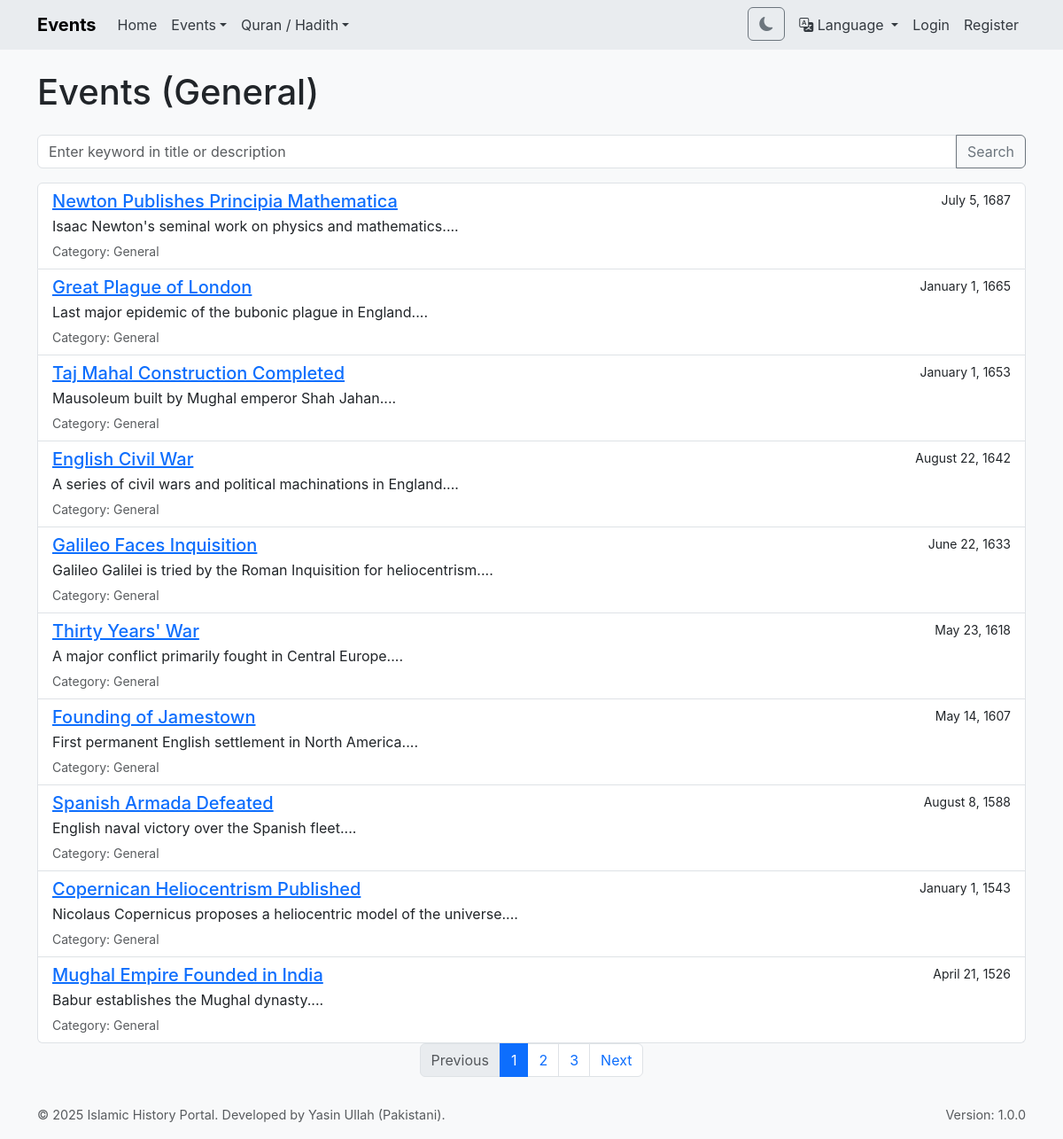
Page /index.php?page=events&category=general on the committed database.
### tables this page shows
CREATE TABLE events (
        id INTEGER PRIMARY KEY AUTOINCREMENT,
        title_en TEXT NOT NULL,
        title_ur TEXT NOT NULL,
        description_en TEXT,
        description_ur TEXT,
        event_date DATE NOT NULL,
        category TEXT NOT NULL, -- 'islamic', 'general'
        latitude REAL,
        longitude REAL,
        user_id INTEGER NOT NULL,
        status TEXT NOT NULL DEFAULT 'pending', -- 'pending', 'approved', 'rejected'
        created_at DATETIME DEFAULT CURRENT_TIMESTAMP,
        approved_by INTEGER,
        approved_at DATETIME,
        FOREIGN KEY (user_id) REFERENCES users(id),
        FOREIGN KEY (approved_by) REFERENCES users(id)
    );

### index.php (the view, shortened to what this page needs)
<?php
$db = null;
$current_user = null;
$current_lang = 'en';
function getDB() {
    global $db;
    if ($db === null) {
        try {
            $db = new PDO('sqlite:' . DB_FILE);
            $db->setAttribute(PDO::ATTR_ERRMODE, PDO::ERRMODE_EXCEPTION);
            $db->setAttribute(PDO::ATTR_DEFAULT_FETCH_MODE, PDO::FETCH_ASSOC);
            $db->exec('PRAGMA foreign_keys = ON;');
        } catch (PDOException $e) {
            error_log("Database Connection Error: " . $e->getMessage());
            die("Database connection failed. Please check server logs or contact the administrator.");
        }
    }
    return $db;
}
?>
<?php
function translate($key, ...$args) {
    global $translations, $current_lang;
    $lang_to_use = $current_lang;
    $text = $translations[$lang_to_use][$key];
    return $text;
}
function t($key, ...$args) {
    return translate($key, ...$args);
}
function sanitize_input($data) {
    return htmlspecialchars(trim($data), ENT_QUOTES, 'UTF-8');
}
function isLoggedIn() {
    return isset($_SESSION['user_id']);
}
function getCurrentUser() {
    global $current_user;
    return $current_user;
}
function userHasRole($role) {
    return false;
}
function isAdmin() { return userHasRole('admin'); }
function isUlama() { return userHasRole('ulama'); }
function getPagination($total_items, $current_page, $base_url, $items_per_page = ITEMS_PER_PAGE) {
    $total_pages = ceil($total_items / $items_per_page);
    $pagination_html = '';
    if ($total_pages > 1) {
        $pagination_html .= '<nav aria-label="Page navigation"><ul class="pagination justify-content-center">';
        if ($current_page > 1) {
            $pagination_html .= '<li class="page-item"><a class="page-link" href="' . $base_url . '&p=' . ($current_page - 1) . '">Previous</a></li>';
        } else {
            $pagination_html .= '<li class="page-item disabled"><span class="page-link">Previous</span></li>';
        }
        for ($i = 1; $i <= $total_pages; $i++) {
            if ($i == $current_page) {
                $pagination_html .= '<li class="page-item active" aria-current="page"><span class="page-link">' . $i . '</span></li>';
            } else {
                $pagination_html .= '<li class="page-item"><a class="page-link" href="' . $base_url . '&p=' . $i . '">' . $i . '</a></li>';
            }
        }
        if ($current_page < $total_pages) {
            $pagination_html .= '<li class="page-item"><a class="page-link" href="' . $base_url . '&p=' . ($current_page + 1) . '">Next</a></li>';
        } else {
            $pagination_html .= '<li class="page-item disabled"><span class="page-link">Next</span></li>';
        }
        $pagination_html .= '</ul></nav>';
    }
    return $pagination_html;
}
function format_date_for_display($date_string) {
    try {
        $date = new DateTime($date_string);
        return $date->format('F j, Y');
    } catch (Exception $e) {
        return $date_string;
    }
}
$current_user = getCurrentUser();
function render_header($page_title) {
    global $current_lang, $current_user;
    $theme_class = isset($_COOKIE['theme']) && $_COOKIE['theme'] === 'dark' ? 'dark-mode' : 'light-mode';
    $html_attrs = 'lang="' . $current_lang . '"';
    $t_toggle_navigation = t('toggle_navigation');
    $t_home = t('home');
    $t_events = t('events');
    $t_islamic_events = t('islamic_events');
    $t_general_events = t('general_events');
    $t_all_events = t('all_events');
    $t_timeline = t('timeline');
    $t_map_view = t('map_view');
    $t_quran = t('quran');
    $t_hadith = t('hadith');
    $t_search_quran = t('search_quran');
    $t_search_hadith = t('search_hadith');
    $t_language = t('language');
    $t_english = t('english');
    $t_urdu = t('urdu');
    $t_profile_text = t('profile');
    $t_admin_panel_text = t('admin_panel');
    $t_logout_text = t('logout');
    $t_login_text = t('login');
    $t_register_text = t('register');
    $t_toggle_theme = t('toggle_theme');
    $t_unknown_user = t('unknown_user');
    $pq_lang_en = preserve_query_string('lang');
    $pq_lang_ur = preserve_query_string('lang');
    $add_event_link_html = '';
    $add_hadith_link_html = '';
    $bookmarks_link_html = '';
    $user_menu_html = '';
    if (isLoggedIn()) {
        $username_display = (isset($current_user) && is_array($current_user) && isset($current_user['username'])) ? sanitize_input($current_user['username']) : $t_unknown_user;
        $admin_panel_link_html = '';
        if (isAdmin() || isUlama()) {
            $admin_panel_link_html = '<li><a class="dropdown-item" href="index.php?page=admin_dashboard">' . $t_admin_panel_text . '</a></li>';
        }
        $user_menu_html = '
            <li class="nav-item dropdown">
                <a class="nav-link dropdown-toggle" href="#" id="userDropdown" role="button" data-bs-toggle="dropdown" aria-expanded="false">
                    <i class="bi bi-person-circle"></i> ' . $username_display . '
                </a>
                <ul class="dropdown-menu dropdown-menu-end" aria-labelledby="userDropdown">
                    <li><a class="dropdown-item" href="index.php?page=profile">' . $t_profile_text . '</a></li>
                    ' . $admin_panel_link_html . '
                    <li><hr class="dropdown-divider"></li>
                    <li><a class="dropdown-item" href="index.php?action=logout">' . $t_logout_text . '</a></li>
                </ul>
            </li>';
    } else {
        $user_menu_html = '
            <li class="nav-item"><a class="nav-link" href="index.php?page=login">' . $t_login_text . '</a></li>
            <li class="nav-item"><a class="nav-link" href="index.php?page=register">' . $t_register_text . '</a></li>';
    }
echo <<<HTML
<!DOCTYPE html>
<html {$html_attrs}>
<head>
    <title>{$page_title} - Yasin Islamic History Portal</title>
    <link href="https://cdn.jsdelivr.net/npm/bootstrap@5.3.2/dist/css/bootstrap.min.css" rel="stylesheet">
    <link rel="stylesheet" href="https://cdn.jsdelivr.net/npm/bootstrap-icons@1.11.3/font/bootstrap-icons.min.css">
    <link rel="stylesheet" href="https://unpkg.com/leaflet@1.9.4/dist/leaflet.css" />
</head>
<body class="{$theme_class}">
    <nav class="navbar navbar-expand-lg navbar-light bg-light mb-4">
        <div class="container">
            <a class="navbar-brand" href="index.php">{$page_title}</a>
            <button class="navbar-toggler" type="button" data-bs-toggle="collapse" data-bs-target="#navbarNav" aria-controls="navbarNav" aria-expanded="false" aria-label="{$t_toggle_navigation}">
            </button>
            <div class="collapse navbar-collapse" id="navbarNav">
                <ul class="navbar-nav me-auto mb-2 mb-lg-0">
                    <li class="nav-item"><a class="nav-link" href="index.php">{$t_home}</a></li>
                    <li class="nav-item dropdown">
                        <a class="nav-link dropdown-toggle" href="#" id="eventsDropdown" role="button" data-bs-toggle="dropdown" aria-expanded="false">{$t_events}</a>
                            <li><a class="dropdown-item" href="index.php?page=events&category=islamic">{$t_islamic_events}</a></li>
                            <li><a class="dropdown-item" href="index.php?page=events&category=general">{$t_general_events}</a></li>
                            <li><a class="dropdown-item" href="index.php?page=events">{$t_all_events}</a></li>
                            <li><a class="dropdown-item" href="index.php?page=timeline">{$t_timeline}</a></li>
                            <li><a class="dropdown-item" href="index.php?page=map_view">{$t_map_view}</a></li>
                            {$add_event_link_html}
                    </li>
                    <li class="nav-item dropdown">
                        <a class="nav-link dropdown-toggle" href="#" id="quranHadithDropdown" role="button" data-bs-toggle="dropdown" aria-expanded="false">{$t_quran} / {$t_hadith}</a>
                            <li><a class="dropdown-item" href="index.php?page=quran_search">{$t_search_quran}</a></li>
                            <li><a class="dropdown-item" href="index.php?page=hadith">{$t_search_hadith}</a></li>
                            {$add_hadith_link_html}
                    </li>
                    {$bookmarks_link_html}
                </ul>
                <ul class="navbar-nav ms-auto mb-2 mb-lg-0">
                    <li class="nav-item">
                        <button id="themeToggle" class="btn btn-outline-secondary me-2" title="{$t_toggle_theme}" aria-label="{$t_toggle_theme}">
                            <i class="bi bi-sun-fill light-mode-icon"></i><i class="bi bi-moon-fill dark-mode-icon"></i>
                        </button>
                    </li>
                    <li class="nav-item dropdown">
                        <a class="nav-link dropdown-toggle" href="#" id="languageDropdown" role="button" data-bs-toggle="dropdown" aria-expanded="false">
                            <i class="bi bi-translate"></i> {$t_language}
                        </a>
                            <li><a class="dropdown-item" href="?lang=en{$pq_lang_en}">{$t_english}</a></li>
                            <li><a class="dropdown-item" href="?lang=ur{$pq_lang_ur}">{$t_urdu}</a></li>
                    </li>
                    {$user_menu_html}
                </ul>
            </div>
        </div>
    </nav>
    <div class="container">
HTML;
}
function preserve_query_string($exclude_key = null) {
    $query = $_GET;
    if ($exclude_key) {
        unset($query[$exclude_key]);
    }
    if (!empty($query)) {
        return '&' . http_build_query($query);
    }
    return '';
}
function render_footer() {
    global $current_lang;
    $text_align_class = ($current_lang === 'ur') ? 'text-start' : 'text-end';
    $are_you_sure_js_string = htmlspecialchars(t('are_you_sure'), ENT_QUOTES, 'UTF-8');
    $current_year = date('Y');
    $site_name_const = SITE_NAME;
    $t_developer_info = t('developer_info');
    $t_version_info = t('version_info');
echo <<<HTML
    </div>
    <footer class="footer mt-auto py-3 bg-light">
        <div class="container">
            <div class="row">
                <div class="col-md-6 text-muted
HTML;
    echo ($current_lang === 'ur') ? 'text-end' : 'text-start';
echo <<<HTML
">
                    © {$current_year} {$site_name_const}. {$t_developer_info}
                </div>
                <div class="col-md-6 text-muted {$text_align_class}">
                    {$t_version_info}
                </div>
            </div>
HTML;
echo <<<HTML
        </div>
    </footer>
                const message = this.dataset.confirmMessage || '{$are_you_sure_js_string}';
</body>
</html>
HTML;
}
    ?>
    <?php
function t_dynamic($en_text, $ur_text) {
    global $current_lang;
    return ($current_lang === 'ur' && !empty($ur_text)) ? $ur_text : $en_text;
}
function render_events_page() {
    render_header(t('events'));
    $db = getDB();
    $current_page_num = isset($_GET['p']) ? (int)$_GET['p'] : 1;
    $offset = ($current_page_num - 1) * ITEMS_PER_PAGE;
    $where_clauses = ["status = 'approved'"];
    $params = [];
    $category_filter = isset($_GET['category']) ? sanitize_input($_GET['category']) : '';
    if ($category_filter && ($category_filter == 'islamic' || $category_filter == 'general')) {
        $where_clauses[] = "category = ?";
        $params[] = $category_filter;
    }
    $search_term = isset($_GET['search']) ? sanitize_input($_GET['search']) : '';
    $where_sql = count($where_clauses) > 0 ? "WHERE " . implode(" AND ", $where_clauses) : "";
    $stmt_count = $db->prepare("SELECT COUNT(*) FROM events $where_sql");
    $stmt_count->execute($params);
    $total_items = $stmt_count->fetchColumn();
    $stmt_events = $db->prepare("SELECT * FROM events $where_sql ORDER BY event_date DESC LIMIT :limit OFFSET :offset");
    foreach ($params as $key => $value) {
        $stmt_events->bindValue($key + 1, $value);
    }
    $limit_val = ITEMS_PER_PAGE;
    $offset_val = $offset;
    $stmt_events->bindValue(':limit', $limit_val, PDO::PARAM_INT);
    $stmt_events->bindValue(':offset', $offset_val, PDO::PARAM_INT);
    $stmt_events->execute();
    $events = $stmt_events->fetchAll();
    ?>
    <div class="d-flex justify-content-between align-items-center mb-3">
        <h1><?php echo t('events'); ?> <?php if($category_filter) echo "(".t($category_filter).")"; ?></h1>
    </div>
    <form method="GET" action="index.php" class="mb-3">
        <div class="input-group">
            <input type="text" name="search" class="form-control" placeholder="<?php echo t('search_placeholder_events'); ?>" value="<?php echo htmlspecialchars($search_term); ?>">
            <button class="btn btn-outline-secondary" type="submit"><?php echo t('search'); ?></button>
        </div>
    </form>
    <?php if (!empty($events)): ?>
        <div class="list-group">
            <?php foreach ($events as $event): ?>
                <div class="list-group-item">
                    <div class="d-flex w-100 justify-content-between">
                        <h5 class="mb-1">
                            <a href="index.php?page=view_event&id=<?php echo $event['id']; ?>">
                                <?php echo sanitize_input(t_dynamic($event['title_en'], $event['title_ur'])); ?>
                            </a>
                        </h5>
                        <small><?php echo format_date_for_display($event['event_date']); ?></small>
                    </div>
                    <p class="mb-1"><?php echo substr(sanitize_input(t_dynamic($event['description_en'], $event['description_ur'])), 0, 200); ?>...</p>
                    <small class="text-muted"><?php echo t('category'); ?>: <?php echo t('event_category_' . $event['category']); ?></small>
                </div>
            <?php endforeach; ?>
        </div>
        <?php echo getPagination($total_items, $current_page_num, 'index.php?page=events' . ($category_filter ? '&category='.urlencode($category_filter) : '') . ($search_term ? '&search='.urlencode($search_term) : '')); ?>
    <?php else: ?>
        <p><?php echo t('no_items_found'); ?></p>
    <?php endif; ?>
    <?php
    render_footer();
}
    ?>
    <?php
$page = isset($_GET['page']) ? $_GET['page'] : 'home';
switch ($page) {
    case 'events':
        render_events_page();
        break;
}
?>

### index.php (style rules this page uses)
body { font-family: -apple-system, BlinkMacSystemFont, "Segoe UI", Roboto, "Helvetica Neue", Arial, sans-serif; transition: background-color 0.3s, color 0.3s; }
.light-mode { background-color: #f8f9fa; color: #212529; }
.light-mode .navbar { background-color: #e9ecef !important; }
.light-mode .list-group-item { background-color: #fff; }
.light-mode .form-control, .light-mode .form-select { background-color: #fff; color: #212529; }
.light-mode .btn-outline-secondary { color: #6c757d; border-color: #6c757d; }
.light-mode .nav-link { color: #343a40; }
.navbar-brand { font-weight: bold; }
.footer { padding: 1rem 0; text-align: center; font-size: 0.9em; }

### rows in the picture
events: title_en "Newton Publishes Principia Mathematica", event_date "July 5, 1687", description_en "Isaac Newton's seminal work on physics and mathematics.", category "General"
events: title_en "Great Plague of London", event_date "January 1, 1665", description_en "Last major epidemic of the bubonic plague in England.", category "General"
events: title_en "Taj Mahal Construction Completed", event_date "January 1, 1653", description_en "Mausoleum built by Mughal emperor Shah Jahan.", category "General"
events: title_en "English Civil War", event_date "August 22, 1642", description_en "A series of civil wars and political machinations in England.", category "General"
events: title_en "Galileo Faces Inquisition", event_date "June 22, 1633", description_en "Galileo Galilei is tried by the Roman Inquisition for heliocentrism.", category "General"
events: title_en "Thirty Years' War", event_date "May 23, 1618", description_en "A major conflict primarily fought in Central Europe.", category "General"
events: title_en "Founding of Jamestown", event_date "May 14, 1607", description_en "First permanent English settlement in North America.", category "General"
events: title_en "Spanish Armada Defeated", event_date "August 8, 1588", description_en "English naval victory over the Spanish fleet.", category "General"
events: title_en "Copernican Heliocentrism Published", event_date "January 1, 1543", description_en "Nicolaus Copernicus proposes a heliocentric model of the universe.", category "General"
events: title_en "Mughal Empire Founded in India", event_date "April 21, 1526", description_en "Babur establishes the Mughal dynasty.", category "General"

### other values in the picture
$page_title "Events"
$t_home "Home"
$t_events "Events"
$t_quran "Quran"
$t_hadith "Hadith"
$t_language "Language"
$t_login_text "Login"
$t_register_text "Register"
t('events') "Events"
t($category_filter) "General"
t('search') "Search"
$site_name_const "Islamic History Portal"
$t_developer_info "Developed by Yasin Ullah (Pakistani)."
$t_version_info "Version: 1.0.0"
